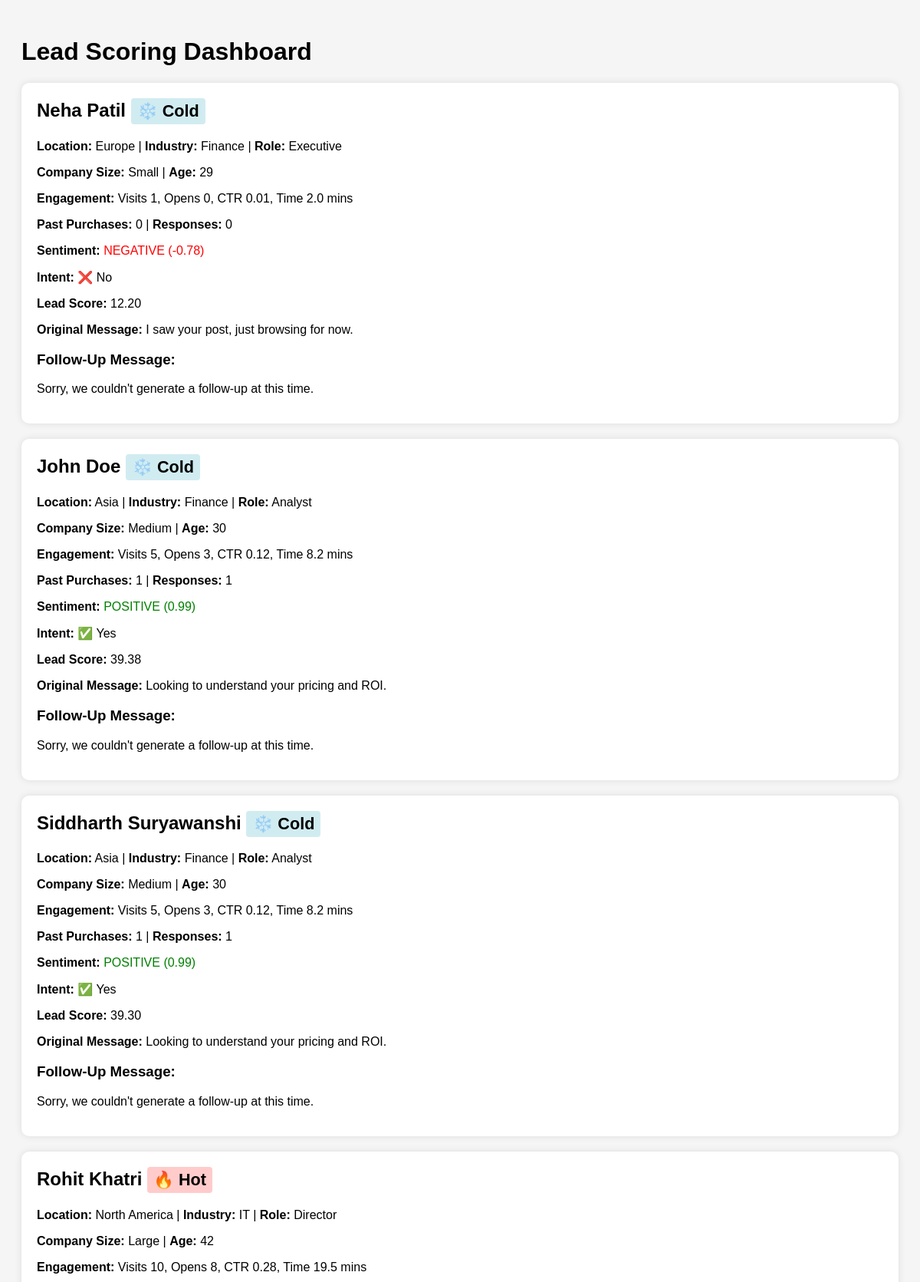
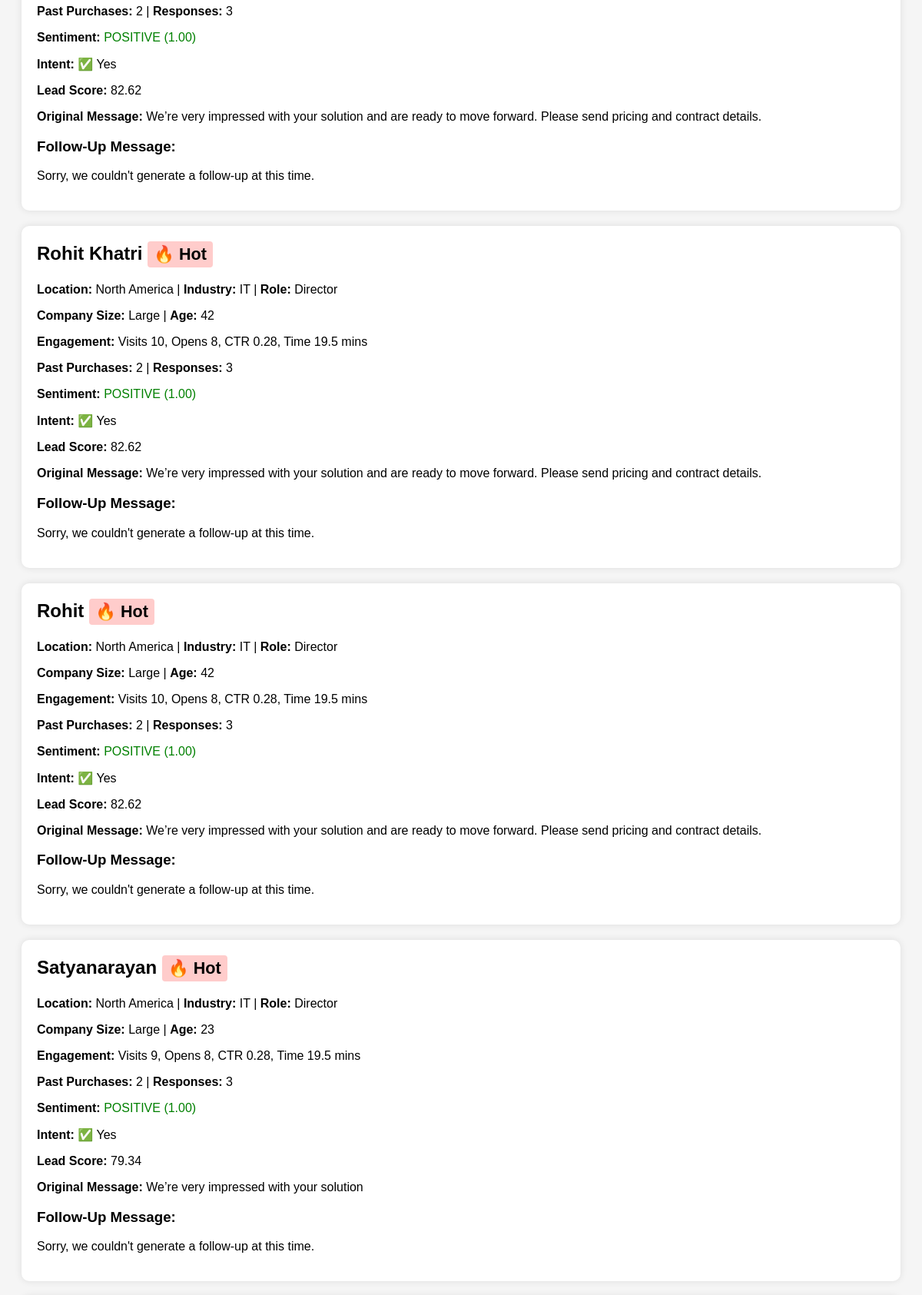
The page / (upper part) on the database its author committed (2 pictures, top to bottom).
### database.py (models this page shows)
class LeadModel(Base):
    __tablename__ = "leads"
    id = Column(Integer, primary_key=True, index=True)
    name = Column(String)
    location = Column(String)
    industry = Column(String)
    job_role = Column(String)
    lead_source = Column(String)
    lead_quality = Column(String)
    company_size = Column(String)
    age = Column(Integer)
    website_visits = Column(Integer)
    email_opens = Column(Integer)
    time_spent_on_site = Column(Float)
    click_through_rate = Column(Float)
    past_purchases = Column(Integer)
    inquiry_responses = Column(Integer)
    message = Column(Text)
    sentiment_score = Column(Float)
    intent_detected = Column(Boolean)
    score = Column(Float)
    score_label = Column(String)
    sentiment_label = Column(String)
    intent_label = Column(String)
    followup = Column(Text)

### main.py (the view)
@app.get("/", response_class=HTMLResponse)
def show_dashboard(request: Request, db: Session = Depends(get_db)):
    leads = db.query(LeadModel).all()
    return templates.TemplateResponse("index.html", {"request": request, "leads": leads})

### templates/index.html (shortened to what this page needs)
<!DOCTYPE html>
<html lang="en">
<head>
</head>
<body>
    <h1>Lead Scoring Dashboard</h1>
    {% for lead in leads %}
    <div class="lead-card">
        <h2>{{ lead.name }}
            {% if lead.score_label %}
                <span class="tag {{ lead.score_label|lower }}">{{ lead.score_label }}</span>
            {% endif %}
        </h2>
        <p><strong>Location:</strong> {{ lead.location }} | <strong>Industry:</strong> {{ lead.industry }} | <strong>Role:</strong> {{ lead.job_role }}</p>
        <p><strong>Company Size:</strong> {{ lead.company_size }} | <strong>Age:</strong> {{ lead.age }}</p>
        <p><strong>Engagement:</strong> Visits {{ lead.website_visits }}, Opens {{ lead.email_opens }}, CTR {{ lead.click_through_rate }}, Time {{ lead.time_spent_on_site }} mins</p>
        <p><strong>Past Purchases:</strong> {{ lead.past_purchases }} | <strong>Responses:</strong> {{ lead.inquiry_responses }}</p>
        {% if lead.sentiment_score is not none and lead.sentiment_label is not none %}
        <p><strong>Sentiment:</strong>
            <span class="{{ 'positive' if lead.sentiment_score > 0 else 'negative' }}">
                {{ lead.sentiment_label }} ({{ "%.2f"|format(lead.sentiment_score) }})
            </span>
        </p>
        {% endif %}
        {% if lead.intent_label is not none %}
        <p><strong>Intent:</strong> {{ lead.intent_label }}</p>
        {% endif %}
        {% if lead.score is not none %}
        <p><strong>Lead Score:</strong> {{ "%.2f"|format(lead.score) }}</p>
        {% endif %}
        <p><strong>Original Message:</strong> {{ lead.message }}</p>
        {% if lead.followup is not none %}
        <h3>Follow-Up Message:</h3>
        <p>{{ lead.followup }}</p>
        {% endif %}
    </div>
    {% endfor %}
</body>
</html>

### templates/index.html (style rules this page uses)
body { font-family: Arial, sans-serif; padding: 20px; background-color: #f5f5f5; }
.lead-card { background: white; padding: 20px; margin: 20px 0; border-radius: 10px; box-shadow: 0 0 10px rgba(0,0,0,0.1); }
h2 { margin-top: 0; }
.tag { display: inline-block; padding: 4px 8px; border-radius: 4px; font-size: 0.9em; margin-right: 5px; }
.hot { background-color: #ffcccb; }
.cold { background-color: #d1ecf1; }
.positive { color: green; }
.negative { color: red; }

### rows shown on the page
LeadModel: name "Neha Patil", score_label "❄️ Cold", location "Europe", industry "Finance", job_role "Executive", company_size "Small", age "29", website_visits "1", email_opens "0", click_through_rate "0.01", time_spent_on_site "2.0", past_purchases "0", inquiry_responses "0", sentiment_label "NEGATIVE", sentiment_score "-0.78", intent_label "❌ No", score "12.20", message "I saw your post, just browsing for now.", followup "Sorry, we couldn't generate a follow-up at this time."
LeadModel: name "John Doe", score_label "❄️ Cold", location "Asia", industry "Finance", job_role "Analyst", company_size "Medium", age "30", website_visits "5", email_opens "3", click_through_rate "0.12", time_spent_on_site "8.2", past_purchases "1", inquiry_responses "1", sentiment_label "POSITIVE", sentiment_score "0.99", intent_label "✅ Yes", score "39.38", message "Looking to understand your pricing and ROI.", followup "Sorry, we couldn't generate a follow-up at this time."
LeadModel: name "Siddharth Suryawanshi", score_label "❄️ Cold", location "Asia", industry "Finance", job_role "Analyst", company_size "Medium", age "30", website_visits "5", email_opens "3", click_through_rate "0.12", time_spent_on_site "8.2", past_purchases "1", inquiry_responses "1", sentiment_label "POSITIVE", sentiment_score "0.99", intent_label "✅ Yes", score "39.30", message "Looking to understand your pricing and ROI.", followup "Sorry, we couldn't generate a follow-up at this time."
LeadModel: name "Rohit Khatri", score_label "🔥 Hot", location "North America", industry "IT", job_role "Director", company_size "Large", age "42", website_visits "10", email_opens "8", click_through_rate "0.28", time_spent_on_site "19.5", past_purchases "2", inquiry_responses "3", sentiment_label "POSITIVE", sentiment_score "1.00", intent_label "✅ Yes", score "82.62", message "We’re very impressed with your solution and are ready to move forward. Please send pricing and contract details.", followup "Sorry, we couldn't generate a follow-up at this time."
LeadModel: name "Rohit Khatri", score_label "🔥 Hot", location "North America", industry "IT", job_role "Director", company_size "Large", age "42", website_visits "10", email_opens "8", click_through_rate "0.28", time_spent_on_site "19.5", past_purchases "2", inquiry_responses "3", sentiment_label "POSITIVE", sentiment_score "1.00", intent_label "✅ Yes", score "82.62", message "We’re very impressed with your solution and are ready to move forward. Please send pricing and contract details.", followup "Sorry, we couldn't generate a follow-up at this time."
LeadModel: name "Rohit", score_label "🔥 Hot", location "North America", industry "IT", job_role "Director", company_size "Large", age "42", website_visits "10", email_opens "8", click_through_rate "0.28", time_spent_on_site "19.5", past_purchases "2", inquiry_responses "3", sentiment_label "POSITIVE", sentiment_score "1.00", intent_label "✅ Yes", score "82.62", message "We’re very impressed with your solution and are ready to move forward. Please send pricing and contract details.", followup "Sorry, we couldn't generate a follow-up at this time."
LeadModel: name "Satyanarayan", score_label "🔥 Hot", location "North America", industry "IT", job_role "Director", company_size "Large", age "23", website_visits "9", email_opens "8", click_through_rate "0.28", time_spent_on_site "19.5", past_purchases "2", inquiry_responses "3", sentiment_label "POSITIVE", sentiment_score "1.00", intent_label "✅ Yes", score "79.34", message "We’re very impressed with your solution", followup "Sorry, we couldn't generate a follow-up at this time."
